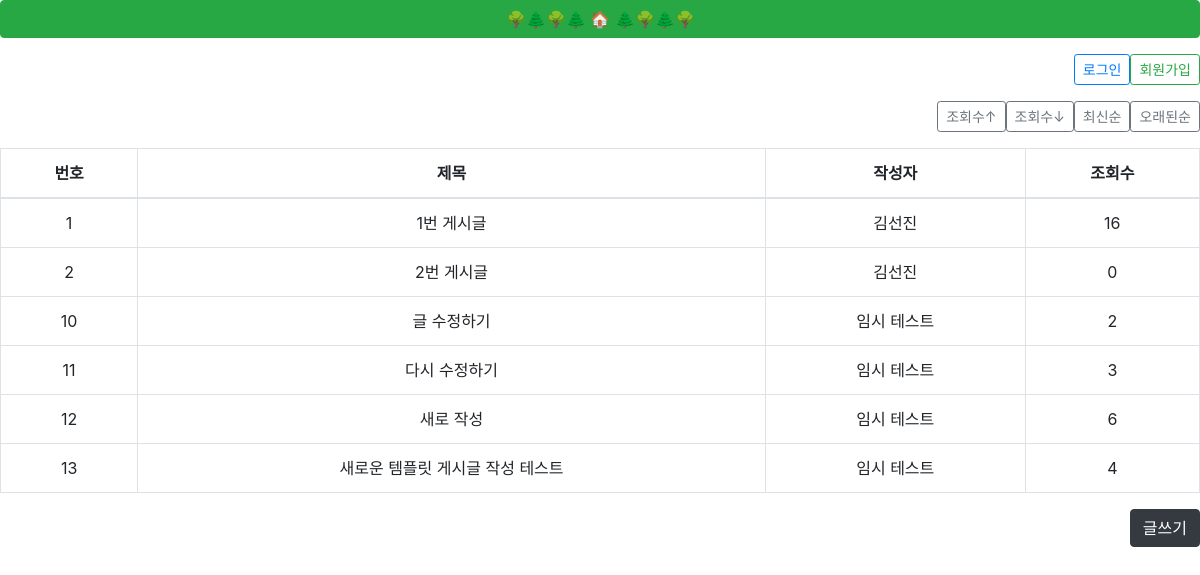
Before: / with the older database file.
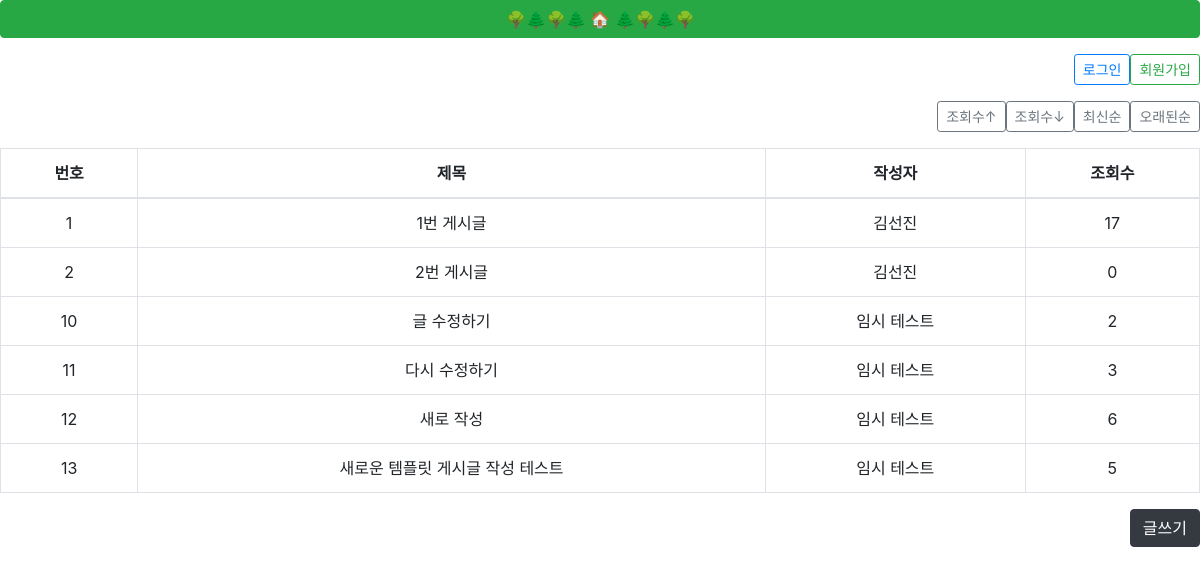
After: the same page with the newer database file.
### boards/models.py (models this page shows, shortened)
class Board(models.Model):
    idx = models.AutoField(primary_key=True, null=False)
    title = models.CharField(max_length=100)
    contents = models.CharField(max_length=2000)
    name = models.CharField(max_length=20)
    email = models.CharField(max_length=100)
    view_count = models.IntegerField(default=0)
    created_at = models.DateTimeField(auto_now=True)
    updated_at = models.DateTimeField(null=True)

### boards/views.py (the view)
# urls.py: path('', list),
def list(request, order_type='earliest'):
    if request.method == "GET":
        if order_type == 'hitsd':
            board = Board.objects.all().order_by('-view_count')
        elif order_type == 'hitsa':
            board = Board.objects.all().order_by('view_count')
        elif order_type == 'latest':
            board = Board.objects.all().order_by('-idx')
        else:
            board = Board.objects.all().order_by('idx')
        context = {
            'board': board
        }
        return render(request, 'board/list.html', context)

### templates/board/list.html (shortened to what this page needs)
{% extends 'base.html' %}
{% block content %}
<div class="d-grid gap-2 d-md-flex justify-content-md-end mt-3 mb-3">
  <button type="button" class="btn btn-outline-primary btn-sm"
  style="--bs-btn-padding-y: .25rem; --bs-btn-padding-x: .5rem; --bs-btn-font-size: .75rem;"
  onclick="location.href='/login'">
  로그인
  </button>
  <button type="button" class="btn btn-outline-success btn-sm"
  style="--bs-btn-padding-y: .25rem; --bs-btn-padding-x: .5rem; --bs-btn-font-size: .75rem;"
  onclick="location.href='/register'">
  회원가입
  </button>
</div>
<div class="d-grid gap-2 d-md-flex justify-content-md-end mt-3 mb-3">
  <button type="button" class="btn btn-outline-secondary btn-sm"
  style="--bs-btn-padding-y: .25rem; --bs-btn-padding-x: .5rem; --bs-btn-font-size: .75rem;"
  onclick="location.href='/board/list/hitsd'">
  조회수↑
  </button>
  <button type="button" class="btn btn-outline-secondary btn-sm"
  style="--bs-btn-padding-y: .25rem; --bs-btn-padding-x: .5rem; --bs-btn-font-size: .75rem;"
  onclick="location.href='/board/list/hitsa'">
  조회수↓
  </button>
  <button type="button" class="btn btn-outline-secondary btn-sm"
  style="--bs-btn-padding-y: .25rem; --bs-btn-padding-x: .5rem; --bs-btn-font-size: .75rem;"
  onclick="location.href='/board/list/latest'">
  최신순
  </button>
  <button type="button" class="btn btn-outline-secondary btn-sm"
  style="--bs-btn-padding-y: .25rem; --bs-btn-padding-x: .5rem; --bs-btn-font-size: .75rem;"
  onclick="location.href='/board/list/earliest'">
  오래된순
  </button>
</div>
{% if board %}
  <table class="table table-bordered text-center">
    <thead>
      <tr>
        <th scope="col">번호</th>
        <th scope="col">제목</th>
        <th scope="col">작성자</th>
        <th scope="col">조회수</th>
      </tr>
    </thead>
    <tbody>
      {% for board_list in board %}
        <tr onClick="location.href='/board/detail/{{board_list.idx}}'">
          <td>{{ board_list.idx }}</td>
          <td>{{ board_list.title }}</td>
          <td>{{ board_list.name }}</td>
          <td>{{ board_list.view_count }}</td>
        </tr>
      {% endfor %}
    </tbody>
  </table>
{% endif %}
<div class="d-grid gap-2 d-md-flex justify-content-md-end">
  <button type="button" class="btn btn-dark" onclick="location.href='/board/create'">글쓰기</button>
{% endblock %}

### templates/base.html (shortened to what this page needs)
{% load static %}
<!DOCTYPE html>
<html lang="ko">
<head>
    <link rel="stylesheet" href="https://stackpath.bootstrapcdn.com/bootstrap/4.5.0/css/bootstrap.min.css">
    {% load bootstrap4 %}
    {% bootstrap_css %}
</head>
<body>
    <button type="button" class="btn btn-success btn-block mb-3"
    onclick="location.href='/'">
    🌳🌲🌳🌲       🏠       🌲🌳🌲🌳
    </button>
    {% block content %}
    {% endblock %}
</body>
</html>

Changed rows visible on the page:
changed Board "1번 게시글": view_count "16" → "17"
changed Board "새로운 템플릿 게시글 작성 테스트": view_count "4" → "5"
